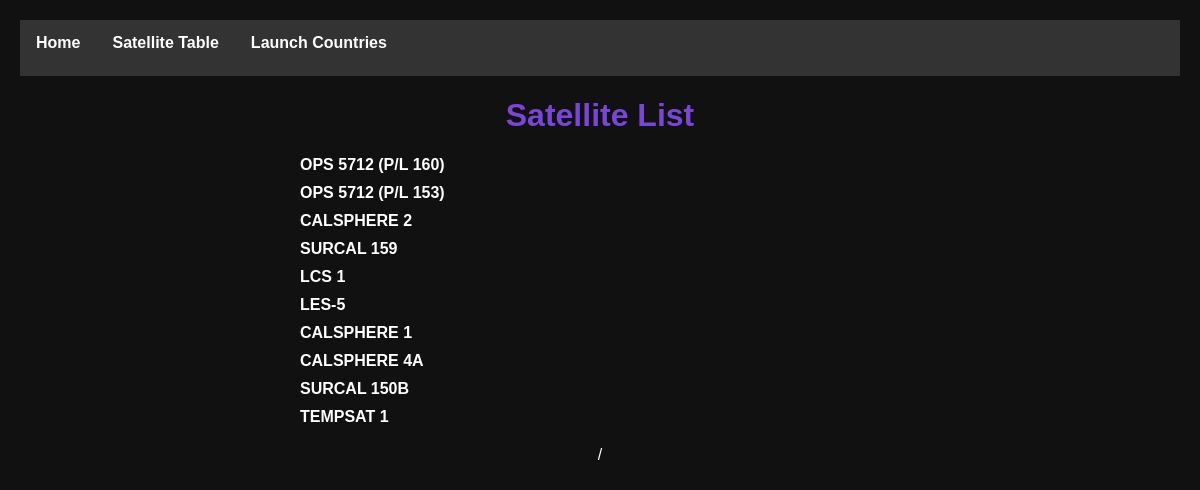
The page /satellites/ on the database its author committed.
### tracking/models.py (models this page shows, shortened)
class Satellite(models.Model):
    name = models.CharField(max_length=100, unique=True)

### tracking/views.py (the view)
# urls.py: path('satellites/', views.satellite_list, name='satellite_list'),
def satellite_list(request):
    satellites = Satellite.objects.all()
    return render(request, 'satellite.html', {'satellites': satellites})

### tracking/templates/satellite.html (shortened to what this page needs)
{% extends 'base.html' %}
{% block content %}
    <h1>Satellite List</h1>
    <ul>
        {% for satellite in satellites %}
            <li><a href="{% url 'satellite_history' satellite.id %}">{{ satellite.name }}</a></li>
        {% endfor %}
    </ul>
    <div class="pagination">
        /
    </div>
{% endblock %}

### tracking/templates/base.html (style rules this page uses)
body { font-family: Arial, sans-serif; margin: 0; padding: 0; }

### tracking/templates/satellite.html (style rules this page uses)
body { background-color: #111; color: #fff; font-family: Arial, sans-serif; padding: 20px; }
h1 { color: #7946d7; text-align: center; }
ul { list-style-type: none; padding: 0; margin: auto; max-width: 600px; text-align: justify; }
li { margin-bottom: 10px; font-weight: bold; }
a { color: #fff; text-decoration: none; transition: color 0.3s; }
.pagination { text-align: center; margin-top: 20px; }

### rows shown on the page
Satellite: name "OPS 5712 (P/L 160)"
Satellite: name "OPS 5712 (P/L 153)"
Satellite: name "CALSPHERE 2"
Satellite: name "SURCAL 159"
Satellite: name "LCS 1"
Satellite: name "LES-5"
Satellite: name "CALSPHERE 1"
Satellite: name "CALSPHERE 4A"
Satellite: name "SURCAL 150B"
Satellite: name "TEMPSAT 1"
